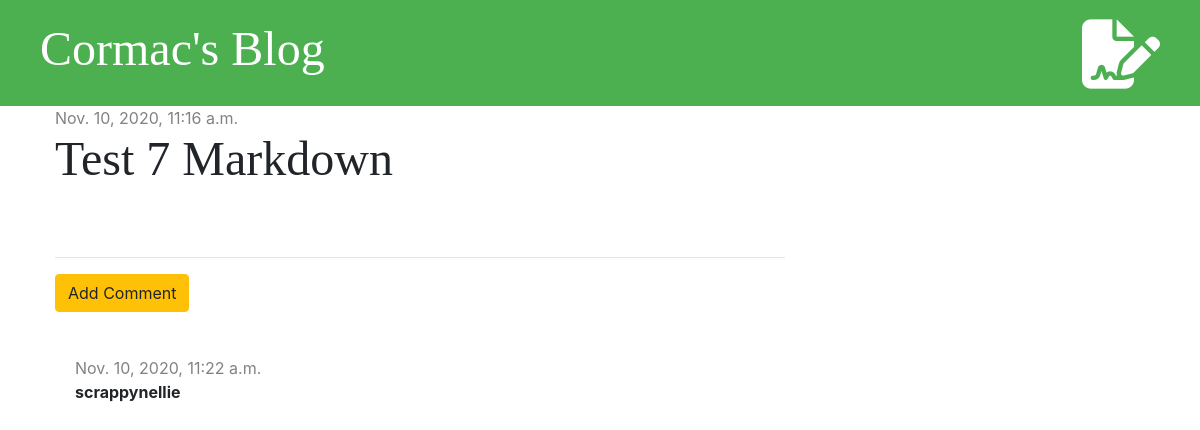
The page /post/10/ on the database its author committed.
### blog/models.py (models this page shows, shortened)
class Post(models.Model):
    author = models.ForeignKey('auth.User', on_delete=models.CASCADE)
    title = models.CharField(max_length=200)
    text = models.TextField()
    created_date = models.DateTimeField(default=timezone.now)
    published_date = models.DateTimeField(blank=True, null=True)

class Comment(models.Model):
    post = models.ForeignKey('blog.Post', on_delete=models.CASCADE, related_name='comments')
    author = models.CharField(max_length=100)
    text = models.TextField()
    created_date = models.DateTimeField(default=timezone.now)
    approved = models.BooleanField(default=False)

### blog/views.py (the view)
# urls.py: path('post/<int:pk>/', views.post_detail, name='post_detail'),
def post_detail(request, pk):
    post = get_object_or_404(Post, pk=pk)
    stuff_for_frontend = {'post': post}
    return render(request, 'blog/post_detail.html', stuff_for_frontend)

### blog/templatetags/markdownify.py (called while the page is built)
@register.filter
def markdown(value):
    renderer = HighlightRenderer()
    markdown = mistune.Markdown(renderer=renderer)
    return markdown(value)

### blog/templates/blog/post_detail.html (shortened to what this page needs)
{% extends 'blog/base.html' %}
{% load markdownify %}
{% block content %}
    <div class="post">
        {% if post.published_date %}
            <div class="date">
                {{ post.published_date }}
            </div>
        {% else %}
            <a href="{% url 'post_publish' pk=post.pk %}" class="btn btn-warning">Publish</a>
        {% endif %}
        <h1>{{ post.title }}</h1>
    </div>
    <hr>
    <a href="{% url 'add_comment_to_post' pk=post.pk %}" class="btn btn-warning">Add Comment</a>
    <br>
    <br>
    {% for comment in post.comments.all %}
        {% if user.is_authenticated or comment.approved %}
            <div class="comment">
                <div class="date">
                    {{ comment.created_date }}
                </div>
                <strong>{{ comment.author }}</strong>
            </div>
        {% endif %}
    {% empty %}
        <p>No comments yet...</p>
    {% endfor %}
{% endblock %}

### blog/static/css/blog.css (style rules this page uses)
h1, h2, h3, h4 { font-family: "Times New Roman", Times, serif; font-size: 48px; }
.date { color: #828282; }
.post { margin-bottom: 70px; }
.comment { margin: 20px 0px 20px 20px; }

### rows shown on the page
Post: published_date "Nov. 10, 2020, 11:16 a.m.", title "Test 7 Markdown"
Comment: created_date "Nov. 10, 2020, 11:22 a.m.", author "scrappynellie"
